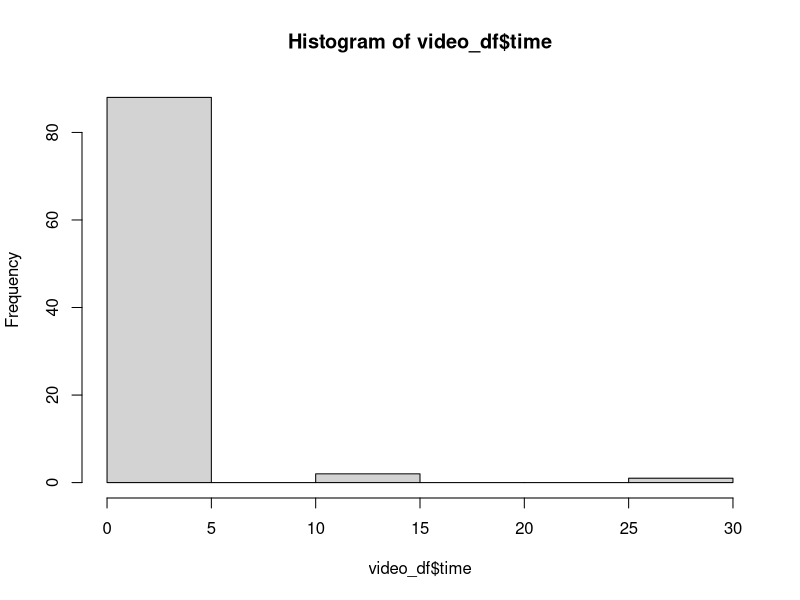
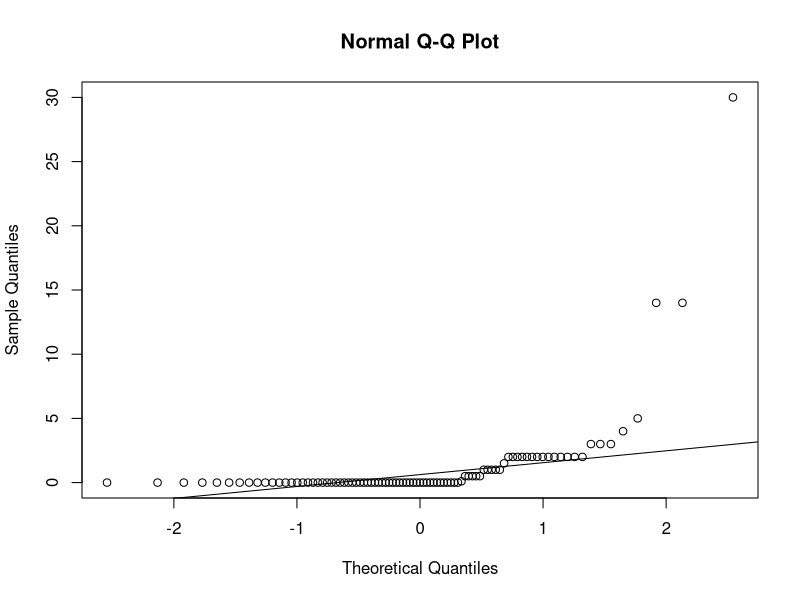
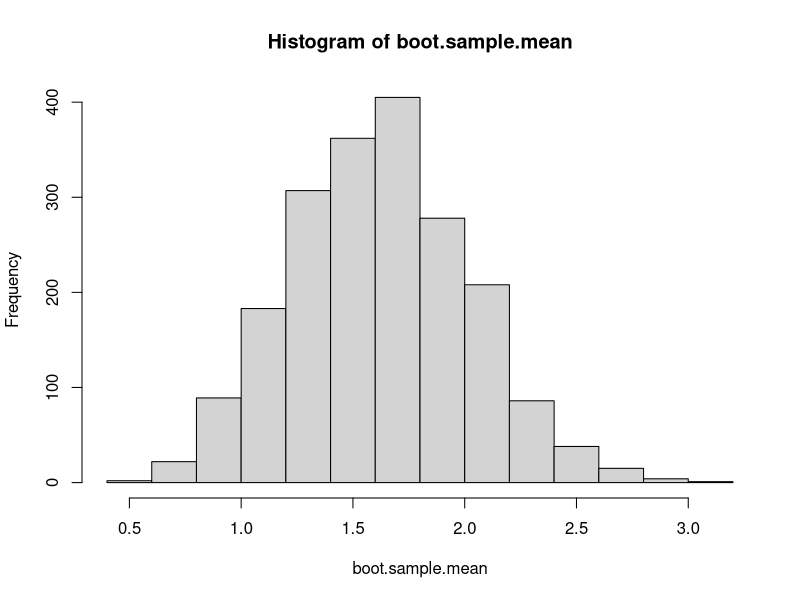
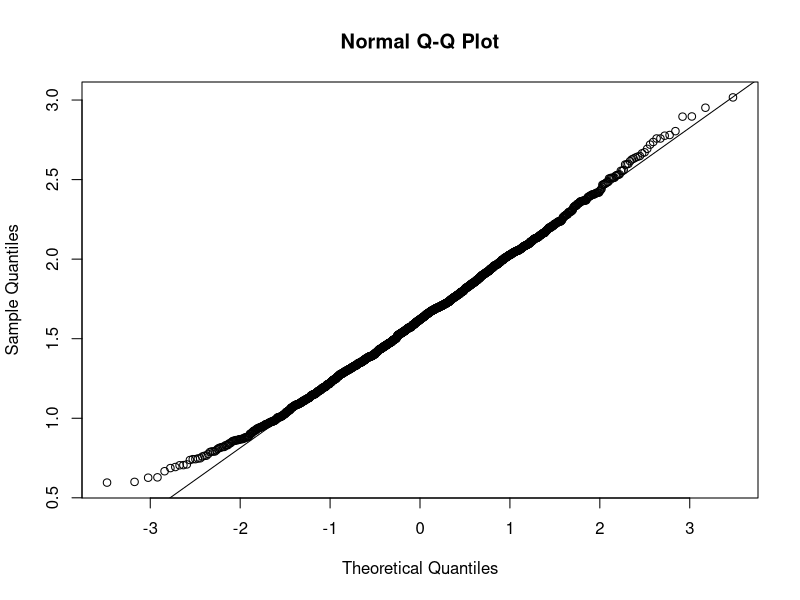

These charts were generated, in order, by the following R code: (Note: this script raises an error after producing the figures.)
## ---- chunk 1
# Read in the csv file 
video_df <- read.csv('data/video_fixed.csv')
# removes the last row (all NA values)
video_df <- video_df[-nrow(video_df),]
video_df
## ---- chunk 2
# Clean video multiple df
#read in csv file
video_multiple_df <- read.csv('data/video_multiple_fixed.csv')
#sets first row as col names
colnames(video_multiple_df) <- video_multiple_df[1,]
#removes the first row
video_multiple_df <- video_multiple_df[-1, ] 
video_multiple_df
## ---- chunk 3
# Clean video_df
video_df$like[video_df$like==99] <- NA
video_df$where[video_df$where==99] <- NA
video_df$freq[video_df$freq==99] <- NA
video_df$busy[video_df$busy==99] <- NA
video_df$educ[video_df$educ==99] <- NA
video_df$math[video_df$math==99] <- NA
video_df$work[video_df$work==99] <- NA
video_df$cdrom[video_df$cdrom==99] <- NA
## ---- chunk 4
#SCENARIO 1
played_videogames <- video_df$time
played_videogames[played_videogames > 0] <- 1
played_videogames

t.test(played_videogames)

## ---- chunk 5
#SCENARIO 3
#point estimate for mean of time 
mean.time <- mean(video_df$time)
mean.time
#constructing confidence interval for mean of time, continuous variable 
width <- 1.96 *sd(video_df$time)* sqrt((314-91)/((91)*314))
int.time <- c(mean.time - width, mean.time + width)
int.time
#Distribution of time
hist(video_df$time)
qqnorm(video_df$time)
qqline(video_df$time)
#constructing bootstrap estimate
#creating bootstrap population
ind.boot <- sample.int(91, size=314, replace=TRUE)
time.boot <- video_df$time[ind.boot]
#generating bootstrap sample means
B <- 2000
boot.sample.mean <- rep(NA, B)
for(i in 1:B){
  ind <- sample.int(314, size=91, replace=FALSE)
  boot <- time.boot[ind]
  boot.sample.mean[i] <- mean(boot)
}
#Distribution of bootstrap sample means 
hist(boot.sample.mean)
qqnorm(boot.sample.mean)
qqline(boot.sample.mean)
#constructing confidence interval using bootstrap means
time.mean.boot <- mean(boot.sample.mean)
time.int.boot <- c(time.mean.boot - 1.96*sd(boot.sample.mean), time.mean.boot + 1.96*sd(boot.sample.mean))
time.int.boot
## ---- chunk 6
#SCENARIO 4
#creates table for like varible
likeAlone <- table(video_df$like)
#Below adds instances where like = 1 or 5
noGames <- as.double(likeAlone[1]+likeAlone[5])
#portion of surveyees who never played/don't like playing video games at all
noGames/nrow(video_df)
#instances of "relax" reason for playing video games
relax <- as.double(table(video_multiple_df$relax[video_multiple_df$relax==1]))
#instances of "grahics" reason for playing video games
graphics <- as.double(table(video_multiple_df$graphic[video_multiple_df$graphic==1]))
#instances of "master" reason for playing video games
master <- as.double(table(video_multiple_df$master[video_multiple_df$master==1]))
#instances of "bored" reason for playing video games
bored <- as.double(table(video_multiple_df$bored[video_multiple_df$bored==1]))
#instances of "challenge" reason for playing video games
challenge <- as.double(table(video_multiple_df$challenge[video_multiple_df$challenge==1]))
#instances of "coordination" reason for playing video games
coord <- as.double(table(video_multiple_df$coord[video_multiple_df$coord==1]))
#creates vector of each reason instance
reasons <- c(relax,graphics,master,bored,challenge,coord)
#attaches reason name to each instance sum
names(reasons) <- c("relax","graphics","master","bored","challenge","coord")
#sorted display of the reasons and summed instances
sort(reasons, decreasing = TRUE)

#Below we see find the most prominent reasons why students don't like vdgm.'s
#instances of "time" reason for not playing video games
time <- as.double(table(video_multiple_df$time[video_multiple_df$time==1]))
#instances of "frust" reason for playing video games
frust <- as.double(table(video_multiple_df$frust[video_multiple_df$frust==1]))
#instances of "lonely" reason for playing video games
lonely <- as.double(table(video_multiple_df$lonely[video_multiple_df$lonely==1]))
#instances of "rules" reason for playing video games
rules <- as.double(table(video_multiple_df$rules[video_multiple_df$rules==1]))
#instances of "cost" reason for playing video games
cost <- as.double(table(video_multiple_df$cost[video_multiple_df$cost==1]))
#instances of "boring" reason for playing video games
boring <- as.double(table(video_multiple_df$boring[video_multiple_df$boring==1]))
#instances of "friends don't play" reason for playing video games
friends <- as.double(table(video_multiple_df$friends[video_multiple_df$friends==1]))
#instances of "pointless" reason for playing video games
pointless <- as.double(table(video_multiple_df$point[video_multiple_df$point==1]))

#creates vector of each dislike reason instance
dislikeReasons <- c(time,frust,lonely,rules,cost,boring, friends,pointless)
#attaches reason name to each instance sum
names(dislikeReasons) <- c("time","frust","lonely","rules","cost","boring","friends","pointless")
#sorted display of the reasons and summed instances
sort(dislikeReasons, decreasing = TRUE)
## ---- chunk 7
#SCENARIO 6
#split into not played (5 and 1)
not_liked = video_df[video_df$like == 1 | video_df$like == 5,]
#split into played (2, 3, 4)
liked = video_df[video_df$like==2|video_df$like==2|video_df$like==3,]
barplot(table(not_liked$grade),names.arg=c('C','B','A'),col = c('red','blue','green') ,main= 'Distribution of Grades - Not Liked', border=TRUE,
        xlab='Grade Expected', ylab='count')
barplot(table(liked$grade),names.arg=c('C','B','A'),col = c('red','blue','green') ,main= 'Distribution of Grades - Liked', border=TRUE,
        xlab='Grade Expected', ylab='count')

## ---- chunk 8
educ1 = video_df[video_df$educ==1,]
educ0 = video_df[video_df$educ==0,]
   
barplot(table(educ0$grade),names.arg=c('C','B','A'),col = c('red','blue','green') ,main= 'Distribution of Grades - Not Educational', border=TRUE,
        xlab='Grade Expected', ylab='count')
barplot(table(educ1$grade),names.arg=c('C','B','A'),col = c('red','blue','green') ,main= 'Distribution of Grades - Educational', border=TRUE,
        xlab='Grade Expected', ylab='count')
